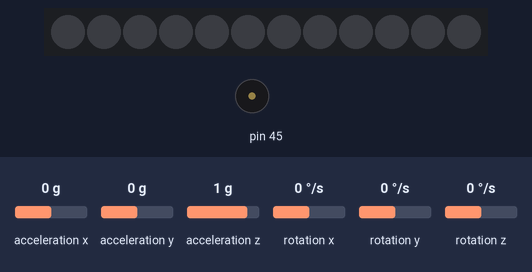
Bench run of a sketch on a simulated Arduino Uno, built with avr-gcc and run on an emulated ATmega328P. On the bench: 12 RGB LEDs in strip order, left to right, buzzer (waves = sounding). The test bench sets the inputs (shaded band); at power-on: rotation z 0 °/s, acceleration x 0 g, acceleration y 0 g, acceleration z 1 g, rotation x 0 °/s, rotation y 0 °/s.

Above: at 2.0 s.
2.1 s: rotation z set to -2 °/s
5.1 s: rotation z set to -5 °/s
8.1 s: rotation z set to -192 °/s
At 8.45 s:
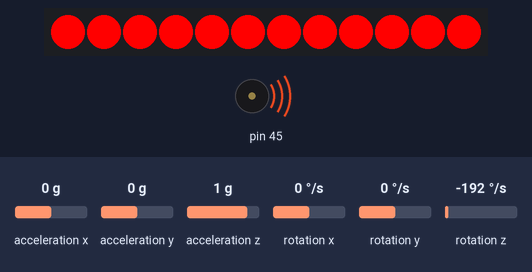
9.6 s: rotation z set to 0 °/s
At 9.67 s:
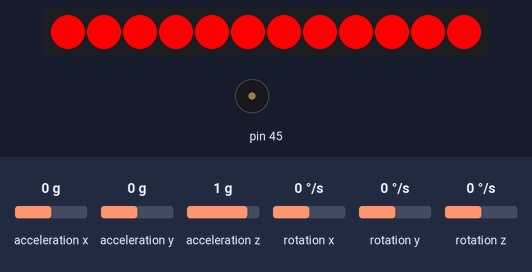
11.2 s: rotation z set to 2 °/s
14.2 s: rotation z set to 5 °/s
Timing chart, 0 to 17.5 s (numbered marks = the images above; inputs shaded):
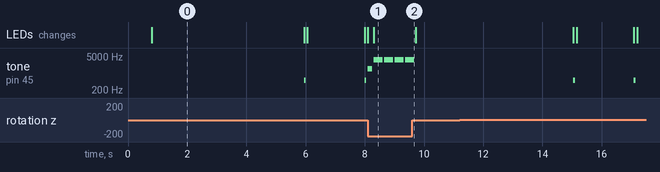

Measured:
- after the input at 2.1 s, every drawn part: stays the same
- after the input at 8.1 s, tone on pin 45: silent → 1500 Hz at once, then repeats every 0.35 s: silent 0.05 s, 3500 Hz 0.30 s; the LEDs: first change at once (image 1 shows a later state)
- after the input at 9.6 s, tone on pin 45: goes on until 9.7 s, then stays silent
- after the input at 11.2 s, every drawn part: stays the same
- by itself, tone on pin 45: alternates 500 Hz for 0.06 s and silent for 2.0 s

The sketch:

6.1P.ino
```cpp
#include <Arduino.h>
#include <Wire.h>
#include <MeAuriga.h>

MeGyro gyro(0, 0x69);
MeRGBLed rgbled(0, 12);
MeBuzzer buzzer;

float prevAngle = 0;
const int MAX_COLOUR = 255;

float scaleIntensity(float movement){
  if (movement < 10) return 0.0;
  else if (movement < 15) return 0.2;
  else if (movement < 25) return 0.5;
  else if (movement < 35) return 0.8;
  else return 1;
}

int setBuzzerFreq(float intensity){
  if (intensity <= 0.2) return 500;
  else if (intensity <= 0.5) return 1500;
  else if (intensity <= 0.8) return 2200;
  else return 3500;
}

void setup() {
  Serial.begin(115200);
  while(!Serial);

  gyro.begin();
  prevAngle = gyro.getAngle(3);

  buzzer.setpin(45);

  rgbled.setpin(44);
  rgbled.setColor(0, 0, 0, 0);
  rgbled.show();
}

void loop() {
  gyro.update();

  float currentAngle = gyro.getAngle(3);
  float detectMovement = abs(currentAngle - prevAngle);
  float intensity = scaleIntensity(detectMovement);

  if (intensity == 0) {
    rgbled.setColor(0, 0, 0, 0);
    rgbled.show();
    buzzer.noTone();
    return;
  }

  // scales colours and brightness based on intensity of the movement.
  // The harder the push, the lower the amount of green/blue get included in LED display
  int brightness = MAX_COLOUR * intensity;
  int red = brightness;
  int green = brightness * (1.0 - intensity) * 0.4;
  int blue = brightness * (1.0 - intensity) * 0.6;

  int freq = setBuzzerFreq(intensity);
  int duration = intensity * 300;

  rgbled.setColor(0, red, green, blue);
  rgbled.show();
  buzzer.tone(freq, duration);

  prevAngle = currentAngle;
  delay(50);
}
```
